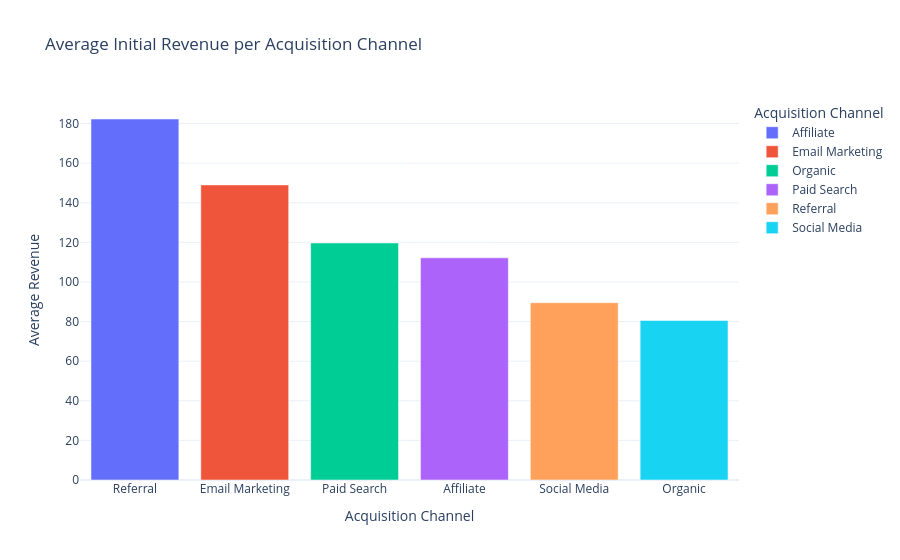

The code cell stored with this chart in its notebook:
### Markdown cell above
## Problem Statement 1
**What is the average initial revenue generated by customers acquired through each channel?**

### Code cell
# 1. Average Initial Revenue per Channel
average_revenue_by_channel = data.groupby('AcquisitionChannel')['Revenue'].mean().reset_index()

print("Average Initial Revenue per Channel:")
print(average_revenue_by_channel)
# Visualize the average revenue per channel, sorted by revenue in descending order
fig = px.bar(average_revenue_by_channel,
             x=average_revenue_by_channel.sort_values('Revenue', ascending=False)['AcquisitionChannel'],  # Sort x-axis by Revenue in descending order
             y=average_revenue_by_channel.sort_values('Revenue', ascending=False)['Revenue'],  # Ensure y-axis matches the sorted order
             title='Average Initial Revenue per Acquisition Channel',
             labels={'Revenue': 'Average Revenue', 'AcquisitionChannel': 'Acquisition Channel'},
             color='AcquisitionChannel')  # Add color to differentiate channels
fig.update_layout(
    xaxis_title="Acquisition Channel",
    yaxis_title="Average Revenue"
)

fig.show()

### Figure 1 — Plotly figure (JSON) as saved in the notebook; plotly's stock layout.template omitted (floating-point values rounded to 4 significant figures)
{"data": [{"alignmentgroup": "True", "hovertemplate": "Acquisition Channel=Affiliate<br>x=%{x}<br>y=%{y}<extra></extra>", "legendgroup": "Affiliate", "marker": {"color": "#636efa", "pattern": {"shape": ""}}, "name": "Affiliate", "offsetgroup": "Affiliate", "orientation": "v", "showlegend": true, "textposition": "auto", "type": "bar", "x": ["Referral"], "xaxis": "x", "y": [182.3], "yaxis": "y"}, {"alignmentgroup": "True", "hovertemplate": "Acquisition Channel=Email Marketing<br>x=%{x}<br>y=%{y}<extra></extra>", "legendgroup": "Email Marketing", "marker": {"color": "#EF553B", "pattern": {"shape": ""}}, "name": "Email Marketing", "offsetgroup": "Email Marketing", "orientation": "v", "showlegend": true, "textposition": "auto", "type": "bar", "x": ["Email Marketing"], "xaxis": "x", "y": [149.0], "yaxis": "y"}, {"alignmentgroup": "True", "hovertemplate": "Acquisition Channel=Organic<br>x=%{x}<br>y=%{y}<extra></extra>", "legendgroup": "Organic", "marker": {"color": "#00cc96", "pattern": {"shape": ""}}, "name": "Organic", "offsetgroup": "Organic", "orientation": "v", "showlegend": true, "textposition": "auto", "type": "bar", "x": ["Paid Search"], "xaxis": "x", "y": [119.7], "yaxis": "y"}, {"alignmentgroup": "True", "hovertemplate": "Acquisition Channel=Paid Search<br>x=%{x}<br>y=%{y}<extra></extra>", "legendgroup": "Paid Search", "marker": {"color": "#ab63fa", "pattern": {"shape": ""}}, "name": "Paid Search", "offsetgroup": "Paid Search", "orientation": "v", "showlegend": true, "textposition": "auto", "type": "bar", "x": ["Affiliate"], "xaxis": "x", "y": [112.2], "yaxis": "y"}, {"alignmentgroup": "True", "hovertemplate": "Acquisition Channel=Referral<br>x=%{x}<br>y=%{y}<extra></extra>", "legendgroup": "Referral", "marker": {"color": "#FFA15A", "pattern": {"shape": ""}}, "name": "Referral", "offsetgroup": "Referral", "orientation": "v", "showlegend": true, "textposition": "auto", "type": "bar", "x": ["Social Media"], "xaxis": "x", "y": [89.53], "yaxis": "y"}, {"alignmentgroup": "True", "hovertemplate": "Acquisition Channel=Social Media<br>x=%{x}<br>y=%{y}<extra></extra>", "legendgroup": "Social Media", "marker": {"color": "#19d3f3", "pattern": {"shape": ""}}, "name": "Social Media", "offsetgroup": "Social Media", "orientation": "v", "showlegend": true, "textposition": "auto", "type": "bar", "x": ["Organic"], "xaxis": "x", "y": [80.56], "yaxis": "y"}], "layout": {"barmode": "relative", "legend": {"title": {"text": "Acquisition Channel"}, "tracegroupgap": 0}, "title": {"text": "Average Initial Revenue per Acquisition Channel"}, "xaxis": {"anchor": "y", "domain": [0, 1], "title": {"text": "Acquisition Channel"}}, "yaxis": {"anchor": "x", "domain": [0, 1], "title": {"text": "Average Revenue"}}}}
